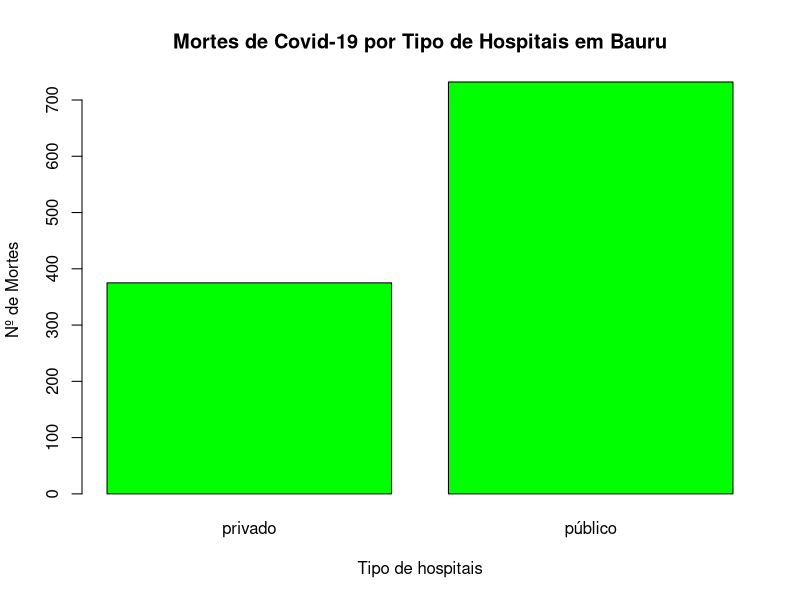

Recreate this plot in R.
# Instalando biblioteca readxl para importar para o R arquivos com extensão .xls ou .xlsx.
if (!("readxl") %in% installed.packages()) install.packages("readxl")

# Carregando a biblioteca
library(readxl)
#covid_19_bauru_mortes <- read_excel("Documents/UNESP/IEAD-2022/covid-19-bauru-joao-pedro-bueno/dados/covid_19_bauru_mortes.xlsx")
covid_19_bauru_mortes <- read_excel("./dados/covid_19_bauru_mortes.xlsx")

priv <- length(covid_19_bauru_mortes$tipo_hosp[which(covid_19_bauru_mortes$tipo_hosp=="privado")])

pub <- length(covid_19_bauru_mortes$tipo_hosp[which(covid_19_bauru_mortes$tipo_hosp=="público")])

unique(pub)
unique(priv)

dados <- table(covid_19_bauru_mortes$tipo_hosp)

# Histograma numero de mortes por tipo de hospital

barplot(dados, main="Mortes de Covid-19 por Tipo de Hospitais em Bauru", xlab = "Tipo de hospitais", ylab = "Nº de Mortes", col="green")


#Calcula o tempo de permanencia de cada paciente

covid_19_bauru_mortes$inicio_sintoma <- as.Date(covid_19_bauru_mortes$inicio_sintoma)
covid_19_bauru_mortes$data_obito <- as.Date(as.numeric(covid_19_bauru_mortes$data_obito), origin = "2020-01-01")

covid_19_bauru_mortes[["permanencia"]] <- difftime(covid_19_bauru_mortes$data_obito, covid_19_bauru_mortes$inicio_sintoma, units = "days")


#Calcula a média de permanência por tipo de hospital

perma_priv <- mean(covid_19_bauru_mortes$permanencia[which(covid_19_bauru_mortes$tipo_hosp=="privado")])

perma_pub <- mean(covid_19_bauru_mortes$permanencia[which(covid_19_bauru_mortes$tipo_hosp=="público")])

